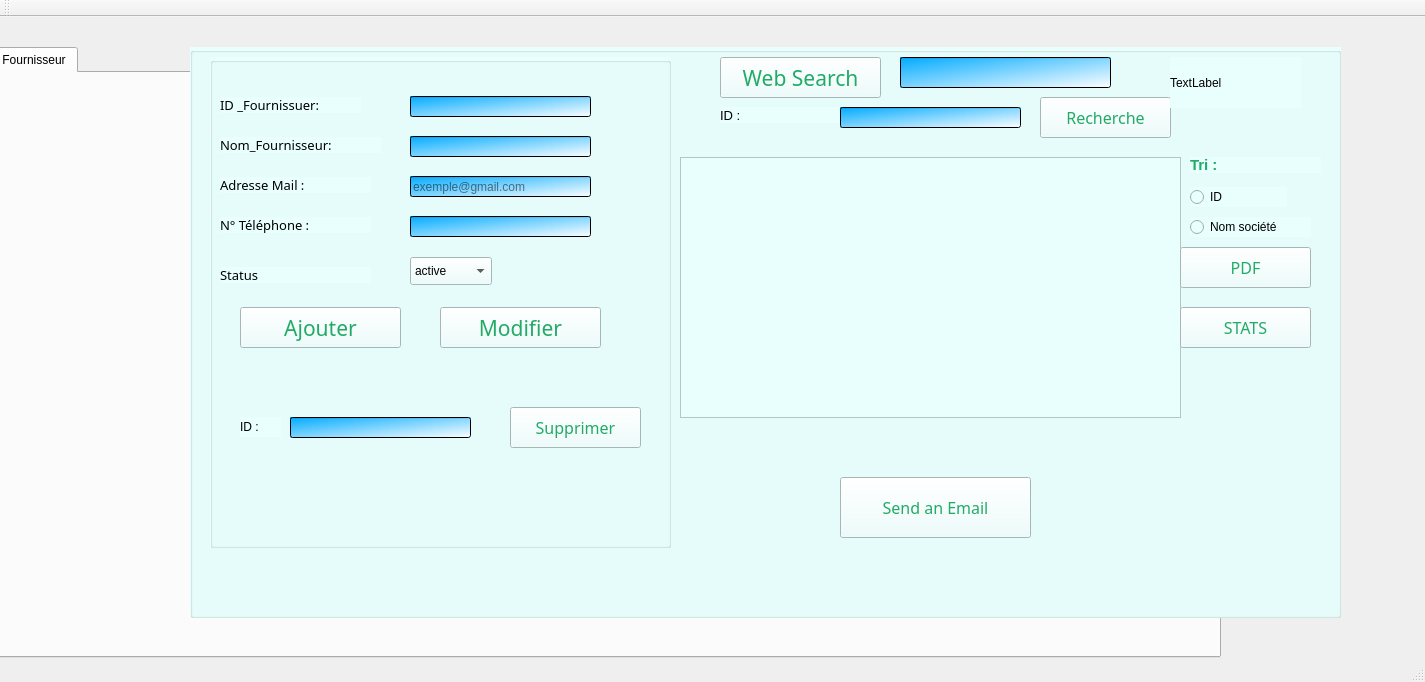
<?xml version="1.0" encoding="UTF-8"?>
<ui version="4.0">
 <class>MainWindow</class>
 <widget class="QMainWindow" name="MainWindow">
  <property name="geometry">
   <rect>
    <x>0</x>
    <y>0</y>
    <width>1425</width>
    <height>682</height>
   </rect>
  </property>
  <property name="windowTitle">
   <string>Gestion des Sponsors</string>
  </property>
  <widget class="QWidget" name="centralWidget">
   <widget class="QTabWidget" name="tabSponsor">
    <property name="geometry">
     <rect>
      <x>-10</x>
      <y>30</y>
      <width>1231</width>
      <height>611</height>
     </rect>
    </property>
    <property name="styleSheet">
     <string notr="true"/>
    </property>
    <property name="currentIndex">
     <number>0</number>
    </property>
    <widget class="QWidget" name="tab">
     <attribute name="title">
      <string>Fournisseur</string>
     </attribute>
    </widget>
   </widget>
   <widget class="QGroupBox" name="groupBox_3">
    <property name="geometry">
     <rect>
      <x>190</x>
      <y>30</y>
      <width>1151</width>
      <height>571</height>
     </rect>
    </property>
    <property name="styleSheet">
     <string notr="true">background-color: rgb(255, 255, 238);
background-color: rgb(233, 255, 254);</string>
    </property>
    <property name="title">
     <string/>
    </property>
    <widget class="QTableView" name="tab_fournisseur">
     <property name="geometry">
      <rect>
       <x>490</x>
       <y>110</y>
       <width>501</width>
       <height>261</height>
      </rect>
     </property>
     <property name="styleSheet">
      <string notr="true"/>
     </property>
    </widget>
    <widget class="QGroupBox" name="groupBox">
     <property name="geometry">
      <rect>
       <x>20</x>
       <y>10</y>
       <width>461</width>
       <height>491</height>
      </rect>
     </property>
     <property name="styleSheet">
      <string notr="true"/>
     </property>
     <property name="title">
      <string/>
     </property>
     <widget class="QLabel" name="label_ID">
      <property name="geometry">
       <rect>
        <x>10</x>
        <y>40</y>
        <width>141</width>
        <height>16</height>
       </rect>
      </property>
      <property name="font">
       <font>
        <family>OCR A Extended</family>
        <pointsize>10</pointsize>
       </font>
      </property>
      <property name="text">
       <string>ID _Fournissuer:</string>
      </property>
     </widget>
     <widget class="QLabel" name="label_Nom">
      <property name="geometry">
       <rect>
        <x>10</x>
        <y>80</y>
        <width>161</width>
        <height>16</height>
       </rect>
      </property>
      <property name="font">
       <font>
        <family>OCR A Extended</family>
        <pointsize>10</pointsize>
       </font>
      </property>
      <property name="text">
       <string>Nom_Fournisseur:</string>
      </property>
     </widget>
     <widget class="QLabel" name="label_Adr">
      <property name="geometry">
       <rect>
        <x>10</x>
        <y>120</y>
        <width>151</width>
        <height>16</height>
       </rect>
      </property>
      <property name="font">
       <font>
        <family>OCR A Extended</family>
        <pointsize>10</pointsize>
       </font>
      </property>
      <property name="text">
       <string>Adresse Mail :</string>
      </property>
     </widget>
     <widget class="QLineEdit" name="lineEdit_ID">
      <property name="geometry">
       <rect>
        <x>200</x>
        <y>39</y>
        <width>181</width>
        <height>21</height>
       </rect>
      </property>
      <property name="styleSheet">
       <string notr="true">border-color: qconicalgradient(cx:0.5, cy:0.5, angle:0, stop:0 rgba(35, 40, 3, 255), stop:0.16 rgba(136, 106, 22, 255), stop:0.225 rgba(166, 140, 41, 255), stop:0.285 rgba(204, 181, 74, 255), stop:0.345 rgba(235, 219, 102, 255), stop:0.415 rgba(245, 236, 112, 255), stop:0.52 rgba(209, 190, 76, 255), stop:0.57 rgba(187, 156, 51, 255), stop:0.635 rgba(168, 142, 42, 255), stop:0.695 rgba(202, 174, 68, 255), stop:0.75 rgba(218, 202, 86, 255), stop:0.815 rgba(208, 187, 73, 255), stop:0.88 rgba(187, 156, 51, 255), stop:0.935 rgba(137, 108, 26, 255), stop:1 rgba(35, 40, 3, 255));
background-color: qlineargradient(spread:pad, x1:0, y1:0, x2:1, y2:1, stop:0 rgba(0, 170, 255, 255), stop:1 rgba(255, 255, 255, 255));</string>
      </property>
     </widget>
     <widget class="QLineEdit" name="lineEdit_Nom">
      <property name="geometry">
       <rect>
        <x>200</x>
        <y>79</y>
        <width>181</width>
        <height>21</height>
       </rect>
      </property>
      <property name="styleSheet">
       <string notr="true">background-color: rgb(255, 255, 207);
background-color: qlineargradient(spread:pad, x1:0, y1:0, x2:1, y2:1, stop:0 rgba(0, 170, 255, 255), stop:1 rgba(255, 255, 255, 255));</string>
      </property>
      <property name="inputMethodHints">
       <set>Qt::InputMethodHint::ImhLowercaseOnly</set>
      </property>
     </widget>
     <widget class="QLineEdit" name="lineEdit_Adr">
      <property name="geometry">
       <rect>
        <x>200</x>
        <y>119</y>
        <width>181</width>
        <height>21</height>
       </rect>
      </property>
      <property name="minimumSize">
       <size>
        <width>0</width>
        <height>20</height>
       </size>
      </property>
      <property name="baseSize">
       <size>
        <width>0</width>
        <height>0</height>
       </size>
      </property>
      <property name="styleSheet">
       <string notr="true">

border-color: rgb(0, 0, 255);
background-color: qlineargradient(spread:pad, x1:0, y1:0, x2:1, y2:1, stop:0 rgba(0, 170, 255, 255), stop:1 rgba(255, 255, 255, 255));</string>
      </property>
      <property name="inputMethodHints">
       <set>Qt::InputMethodHint::ImhEmailCharactersOnly</set>
      </property>
      <property name="placeholderText">
       <string>exemple@gmail.com</string>
      </property>
     </widget>
     <widget class="QPushButton" name="pb_ajouter">
      <property name="geometry">
       <rect>
        <x>30</x>
        <y>250</y>
        <width>161</width>
        <height>41</height>
       </rect>
      </property>
      <property name="font">
       <font>
        <family>OCR A Extended</family>
        <pointsize>16</pointsize>
       </font>
      </property>
      <property name="autoFillBackground">
       <bool>false</bool>
      </property>
      <property name="styleSheet">
       <string notr="true">
color: rgb(35, 170, 102);
</string>
      </property>
      <property name="text">
       <string>Ajouter</string>
      </property>
     </widget>
     <widget class="QLabel" name="label_Adr_2">
      <property name="geometry">
       <rect>
        <x>10</x>
        <y>160</y>
        <width>151</width>
        <height>16</height>
       </rect>
      </property>
      <property name="font">
       <font>
        <family>OCR A Extended</family>
        <pointsize>10</pointsize>
       </font>
      </property>
      <property name="text">
       <string>N° Téléphone : </string>
      </property>
     </widget>
     <widget class="QLineEdit" name="lineEdit_tlf">
      <property name="geometry">
       <rect>
        <x>200</x>
        <y>159</y>
        <width>181</width>
        <height>21</height>
       </rect>
      </property>
      <property name="styleSheet">
       <string notr="true">background-color: qlineargradient(spread:pad, x1:0, y1:0, x2:1, y2:1, stop:0 rgba(0, 170, 255, 255), stop:1 rgba(255, 255, 255, 255));</string>
      </property>
     </widget>
     <widget class="QPushButton" name="pb_modifier">
      <property name="geometry">
       <rect>
        <x>230</x>
        <y>250</y>
        <width>161</width>
        <height>41</height>
       </rect>
      </property>
      <property name="font">
       <font>
        <family>OCR A Extended</family>
        <pointsize>16</pointsize>
       </font>
      </property>
      <property name="autoFillBackground">
       <bool>false</bool>
      </property>
      <property name="styleSheet">
       <string notr="true">
color: rgb(35, 170, 102);
</string>
      </property>
      <property name="text">
       <string>Modifier</string>
      </property>
     </widget>
     <widget class="QPushButton" name="pushButton_2">
      <property name="geometry">
       <rect>
        <x>520</x>
        <y>210</y>
        <width>181</width>
        <height>31</height>
       </rect>
      </property>
      <property name="text">
       <string>Séléctionnez une image</string>
      </property>
     </widget>
     <widget class="QLabel" name="label_img_2">
      <property name="geometry">
       <rect>
        <x>540</x>
        <y>250</y>
        <width>161</width>
        <height>161</height>
       </rect>
      </property>
      <property name="styleSheet">
       <string notr="true">capacity:10%;</string>
      </property>
      <property name="text">
       <string/>
      </property>
     </widget>
     <widget class="QLabel" name="label_Adr_5">
      <property name="geometry">
       <rect>
        <x>10</x>
        <y>210</y>
        <width>151</width>
        <height>16</height>
       </rect>
      </property>
      <property name="font">
       <font>
        <family>OCR A Extended</family>
        <pointsize>10</pointsize>
       </font>
      </property>
      <property name="text">
       <string>Status</string>
      </property>
     </widget>
     <widget class="QComboBox" name="comboBox">
      <property name="geometry">
       <rect>
        <x>200</x>
        <y>200</y>
        <width>82</width>
        <height>28</height>
       </rect>
      </property>
      <item>
       <property name="text">
        <string>active</string>
       </property>
      </item>
      <item>
       <property name="text">
        <string>inactive</string>
       </property>
      </item>
     </widget>
     <widget class="QLineEdit" name="lineEdit_id_sup">
      <property name="geometry">
       <rect>
        <x>80</x>
        <y>360</y>
        <width>181</width>
        <height>21</height>
       </rect>
      </property>
      <property name="styleSheet">
       <string notr="true">background-color: qlineargradient(spread:pad, x1:0, y1:0, x2:1, y2:1, stop:0 rgba(0, 170, 255, 255), stop:1 rgba(255, 255, 255, 255));</string>
      </property>
      <property name="text">
       <string/>
      </property>
     </widget>
     <widget class="QLabel" name="label">
      <property name="geometry">
       <rect>
        <x>30</x>
        <y>360</y>
        <width>41</width>
        <height>20</height>
       </rect>
      </property>
      <property name="font">
       <font>
        <pointsize>9</pointsize>
       </font>
      </property>
      <property name="text">
       <string>ID :</string>
      </property>
     </widget>
     <widget class="QPushButton" name="pb_supp">
      <property name="geometry">
       <rect>
        <x>300</x>
        <y>350</y>
        <width>131</width>
        <height>41</height>
       </rect>
      </property>
      <property name="font">
       <font>
        <family>OCR A Extended</family>
        <pointsize>12</pointsize>
       </font>
      </property>
      <property name="styleSheet">
       <string notr="true">color: rgb(35, 170, 102);</string>
      </property>
      <property name="text">
       <string>Supprimer</string>
      </property>
     </widget>
    </widget>
    <widget class="QLabel" name="label_recherche">
     <property name="geometry">
      <rect>
       <x>530</x>
       <y>60</y>
       <width>131</width>
       <height>16</height>
      </rect>
     </property>
     <property name="font">
      <font>
       <family>MS Shell Dlg 2</family>
       <pointsize>10</pointsize>
      </font>
     </property>
     <property name="text">
      <string>ID :</string>
     </property>
    </widget>
    <widget class="QLineEdit" name="lineEdit_recherche">
     <property name="geometry">
      <rect>
       <x>650</x>
       <y>60</y>
       <width>181</width>
       <height>21</height>
      </rect>
     </property>
     <property name="styleSheet">
      <string notr="true">border-color: qconicalgradient(cx:0.5, cy:0.5, angle:0, stop:0 rgba(35, 40, 3, 255), stop:0.16 rgba(136, 106, 22, 255), stop:0.225 rgba(166, 140, 41, 255), stop:0.285 rgba(204, 181, 74, 255), stop:0.345 rgba(235, 219, 102, 255), stop:0.415 rgba(245, 236, 112, 255), stop:0.52 rgba(209, 190, 76, 255), stop:0.57 rgba(187, 156, 51, 255), stop:0.635 rgba(168, 142, 42, 255), stop:0.695 rgba(202, 174, 68, 255), stop:0.75 rgba(218, 202, 86, 255), stop:0.815 rgba(208, 187, 73, 255), stop:0.88 rgba(187, 156, 51, 255), stop:0.935 rgba(137, 108, 26, 255), stop:1 rgba(35, 40, 3, 255));
background-color: qlineargradient(spread:pad, x1:0, y1:0, x2:1, y2:1, stop:0 rgba(0, 170, 255, 255), stop:1 rgba(255, 255, 255, 255));</string>
     </property>
    </widget>
    <widget class="QPushButton" name="pb_recherche">
     <property name="geometry">
      <rect>
       <x>850</x>
       <y>50</y>
       <width>131</width>
       <height>41</height>
      </rect>
     </property>
     <property name="font">
      <font>
       <family>OCR A Extended</family>
       <pointsize>12</pointsize>
      </font>
     </property>
     <property name="styleSheet">
      <string notr="true">color: rgb(216, 191, 0);
color: rgb(35, 170, 102);</string>
     </property>
     <property name="text">
      <string>Recherche</string>
     </property>
    </widget>
    <widget class="QLabel" name="label_recherche_2">
     <property name="geometry">
      <rect>
       <x>1000</x>
       <y>110</y>
       <width>131</width>
       <height>16</height>
      </rect>
     </property>
     <property name="font">
      <font>
       <family>MS Shell Dlg 2</family>
       <pointsize>11</pointsize>
       <bold>true</bold>
      </font>
     </property>
     <property name="styleSheet">
      <string notr="true">color: rgb(35, 170, 102);</string>
     </property>
     <property name="text">
      <string>Tri :</string>
     </property>
    </widget>
    <widget class="QRadioButton" name="radioButton_id">
     <property name="geometry">
      <rect>
       <x>1000</x>
       <y>140</y>
       <width>97</width>
       <height>20</height>
      </rect>
     </property>
     <property name="font">
      <font>
       <pointsize>9</pointsize>
      </font>
     </property>
     <property name="text">
      <string>ID</string>
     </property>
    </widget>
    <widget class="QRadioButton" name="radioButton_nom">
     <property name="geometry">
      <rect>
       <x>1000</x>
       <y>170</y>
       <width>121</width>
       <height>20</height>
      </rect>
     </property>
     <property name="font">
      <font>
       <pointsize>9</pointsize>
      </font>
     </property>
     <property name="text">
      <string>Nom société</string>
     </property>
    </widget>
    <widget class="QLabel" name="countdown">
     <property name="geometry">
      <rect>
       <x>980</x>
       <y>10</y>
       <width>131</width>
       <height>51</height>
      </rect>
     </property>
     <property name="text">
      <string>TextLabel</string>
     </property>
    </widget>
    <widget class="QPushButton" name="pb_PDF">
     <property name="geometry">
      <rect>
       <x>990</x>
       <y>200</y>
       <width>131</width>
       <height>41</height>
      </rect>
     </property>
     <property name="font">
      <font>
       <family>OCR A Extended</family>
       <pointsize>12</pointsize>
      </font>
     </property>
     <property name="styleSheet">
      <string notr="true">color: rgb(35, 170, 102);</string>
     </property>
     <property name="text">
      <string>PDF</string>
     </property>
    </widget>
    <widget class="QPushButton" name="pb_STAT">
     <property name="geometry">
      <rect>
       <x>990</x>
       <y>260</y>
       <width>131</width>
       <height>41</height>
      </rect>
     </property>
     <property name="font">
      <font>
       <family>OCR A Extended</family>
       <pointsize>12</pointsize>
      </font>
     </property>
     <property name="styleSheet">
      <string notr="true">color: rgb(35, 170, 102);</string>
     </property>
     <property name="text">
      <string>STATS</string>
     </property>
    </widget>
    <widget class="QPushButton" name="Search_button">
     <property name="geometry">
      <rect>
       <x>530</x>
       <y>10</y>
       <width>161</width>
       <height>41</height>
      </rect>
     </property>
     <property name="font">
      <font>
       <family>OCR A Extended</family>
       <pointsize>16</pointsize>
      </font>
     </property>
     <property name="autoFillBackground">
      <bool>false</bool>
     </property>
     <property name="styleSheet">
      <string notr="true">
color: rgb(35, 170, 102);
</string>
     </property>
     <property name="text">
      <string>Web Search</string>
     </property>
    </widget>
    <widget class="QPushButton" name="page_email">
     <property name="geometry">
      <rect>
       <x>650</x>
       <y>430</y>
       <width>191</width>
       <height>61</height>
      </rect>
     </property>
     <property name="font">
      <font>
       <family>OCR A Extended</family>
       <pointsize>12</pointsize>
      </font>
     </property>
     <property name="styleSheet">
      <string notr="true">color: rgb(35, 170, 102);</string>
     </property>
     <property name="text">
      <string>Send an Email</string>
     </property>
    </widget>
    <widget class="QLineEdit" name="search_line_edit">
     <property name="geometry">
      <rect>
       <x>710</x>
       <y>10</y>
       <width>211</width>
       <height>31</height>
      </rect>
     </property>
     <property name="styleSheet">
      <string notr="true">background-color: rgb(255, 255, 207);
background-color: qlineargradient(spread:pad, x1:0, y1:0, x2:1, y2:1, stop:0 rgba(0, 170, 255, 255), stop:1 rgba(255, 255, 255, 255));</string>
     </property>
     <property name="inputMethodHints">
      <set>Qt::InputMethodHint::ImhLowercaseOnly</set>
     </property>
    </widget>
   </widget>
  </widget>
  <widget class="QToolBar" name="mainToolBar">
   <attribute name="toolBarArea">
    <enum>TopToolBarArea</enum>
   </attribute>
   <attribute name="toolBarBreak">
    <bool>false</bool>
   </attribute>
  </widget>
  <widget class="QStatusBar" name="statusBar"/>
  <action name="actionNew">
   <property name="icon">
    <iconset>
     <normaloff>../../design/new icon.png</normaloff>../../design/new icon.png</iconset>
   </property>
   <property name="text">
    <string>New</string>
   </property>
  </action>
  <action name="actionExit">
   <property name="icon">
    <iconset>
     <normaloff>../../design/close-icon.png</normaloff>../../design/close-icon.png</iconset>
   </property>
   <property name="text">
    <string>Exit</string>
   </property>
  </action>
  <action name="actionGen_rer_PDF">
   <property name="icon">
    <iconset>
     <normaloff>../../design/pdf_icon.png</normaloff>../../design/pdf_icon.png</iconset>
   </property>
   <property name="text">
    <string>Genérer PDF</string>
   </property>
  </action>
  <action name="actionStatistiques">
   <property name="icon">
    <iconset>
     <normaloff>../../design/stats.png</normaloff>../../design/stats.png</iconset>
   </property>
   <property name="text">
    <string>Statistiques</string>
   </property>
  </action>
 </widget>
 <layoutdefault spacing="6" margin="11"/>
 <resources/>
 <connections/>
</ui>
